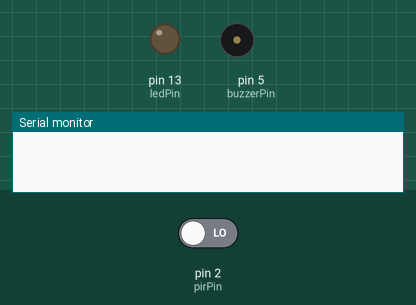
Recording of a sketch running on a simulated Arduino Uno, built with avr-gcc and run on an emulated ATmega328P. Shown: output pins drawn as LEDs (lit = HIGH), buzzer (waves = sounding), the last lines printed to the serial monitor. Inputs (shaded band) come from the test bench; at power-on: pin 2 (pirPin) LOW.

Above: at 1.2 s.
1.3 s: pin 2 (pirPin) driven HIGH
At 2.4 s:
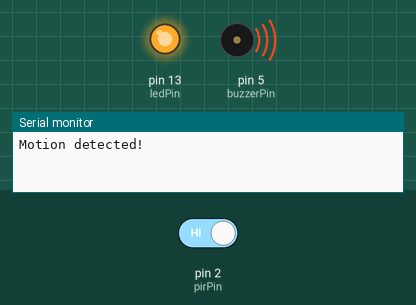
4.3 s: pin 2 (pirPin) driven LOW
At 4.52 s:
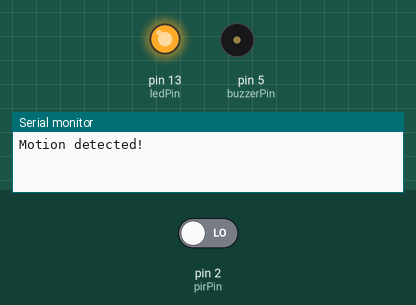
Timing chart, 0 to 7.3 s (numbered marks = the images above; inputs shaded):
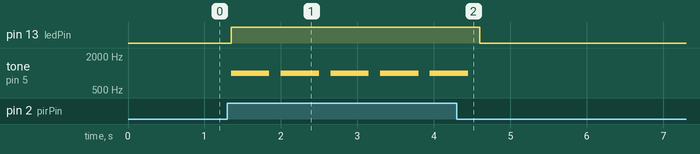

Measured:
- after the input at 1.3 s, pin 13 (ledPin): LOW → HIGH after 0.05 s; tone on pin 5 (buzzerPin): alternates 1000 Hz for 0.50 s and silent for 0.15 s, starting after 0.05 s
- after the input at 4.3 s, pin 13 (ledPin): HIGH → LOW after 0.30 s; tone on pin 5 (buzzerPin): goes on until 4.5 s, then stays silent

The sketch:

PIR-Alarm.ino
```cpp
/* Example code to create an alarm system with HC-SR501 PIR motion sensor, buzzer and Arduino. More info: www.www.makerguides.com */

// Define connection pins:
#define buzzerPin 5
#define pirPin 2
#define ledPin 13

// Create variables:
int val = 0;
bool motionState = false; // We start with no motion detected.

void setup() {
  // Configure the pins as input or output:
  pinMode(buzzerPin, OUTPUT);
  pinMode(ledPin, OUTPUT);
  pinMode(pirPin, INPUT);

  // Begin serial communication at a baud rate of 9600:
  Serial.begin(9600);
}

void loop() {
  // Read out the pirPin and store as val:
  val = digitalRead(pirPin);

  // If motion is detected (pirPin = HIGH), do the following:
  if (val == HIGH) {
    digitalWrite(ledPin, HIGH); // Turn on the on-board LED.
    alarm(500, 1000);  // Call the alarm(duration, frequency) function.
    delay(150);

    // Change the motion state to true (motion detected):
    if (motionState == false) {
      Serial.println("Motion detected!");
      motionState = true;
    }
  }

  // If no motion is detected (pirPin = LOW), do the following:
  else {
    digitalWrite(ledPin, LOW); // Turn off the on-board LED.
    noTone(buzzerPin); // Make sure no tone is played when no motion is detected.
    delay(150);

    // Change the motion state to false (no motion):
    if (motionState == true) {
      Serial.println("Motion ended!");
      motionState = false;
    }
  }
}

// Function to create a tone with parameters duration and frequency:
void alarm(long duration, int freq) {
  tone(buzzerPin, freq);
  delay(duration);
  noTone(buzzerPin);
}
```
